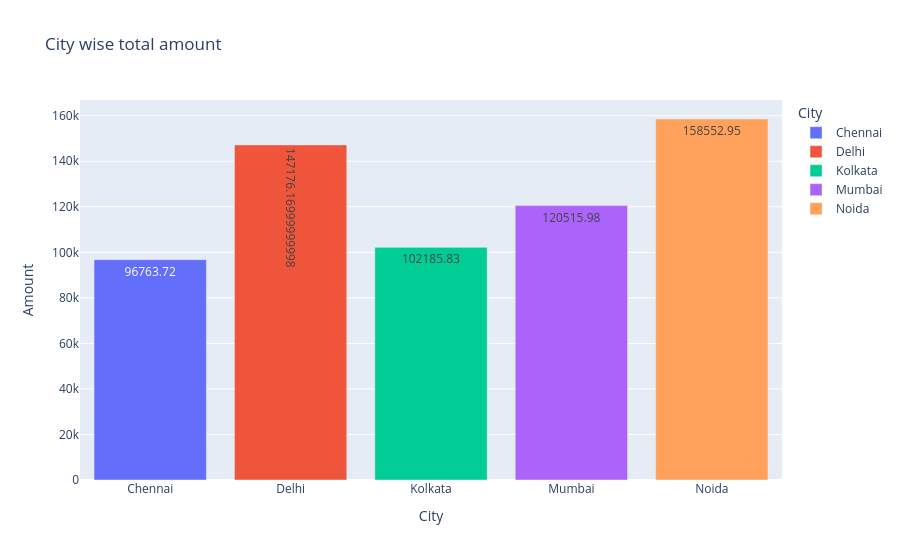

The cell this chart's notebook holds for it:
### Code cell
fig = px.bar(data_frame = q7, x = 'City', y = 'Amount', title='City wise total amount',text='Amount',color='City')      
fig.show()

### Figure 1 — Plotly figure (JSON) as saved in the notebook; plotly's stock layout.template omitted (floating-point values rounded to 4 significant figures)
{"data": [{"hovertemplate": "City=%{x}<br>Amount=%{text}<extra></extra>", "legendgroup": "Chennai", "marker": {"color": "#636efa", "pattern": {"shape": ""}}, "name": "Chennai", "orientation": "v", "showlegend": true, "text": [96760.0], "textposition": "auto", "type": "bar", "x": ["Chennai"], "xaxis": "x", "y": [96760.0], "yaxis": "y"}, {"hovertemplate": "City=%{x}<br>Amount=%{text}<extra></extra>", "legendgroup": "Delhi", "marker": {"color": "#EF553B", "pattern": {"shape": ""}}, "name": "Delhi", "orientation": "v", "showlegend": true, "text": [147200.0], "textposition": "auto", "type": "bar", "x": ["Delhi"], "xaxis": "x", "y": [147200.0], "yaxis": "y"}, {"hovertemplate": "City=%{x}<br>Amount=%{text}<extra></extra>", "legendgroup": "Kolkata", "marker": {"color": "#00cc96", "pattern": {"shape": ""}}, "name": "Kolkata", "orientation": "v", "showlegend": true, "text": [102200.0], "textposition": "auto", "type": "bar", "x": ["Kolkata"], "xaxis": "x", "y": [102200.0], "yaxis": "y"}, {"hovertemplate": "City=%{x}<br>Amount=%{text}<extra></extra>", "legendgroup": "Mumbai", "marker": {"color": "#ab63fa", "pattern": {"shape": ""}}, "name": "Mumbai", "orientation": "v", "showlegend": true, "text": [120500.0], "textposition": "auto", "type": "bar", "x": ["Mumbai"], "xaxis": "x", "y": [120500.0], "yaxis": "y"}, {"hovertemplate": "City=%{x}<br>Amount=%{text}<extra></extra>", "legendgroup": "Noida", "marker": {"color": "#FFA15A", "pattern": {"shape": ""}}, "name": "Noida", "orientation": "v", "showlegend": true, "text": [158600.0], "textposition": "auto", "type": "bar", "x": ["Noida"], "xaxis": "x", "y": [158600.0], "yaxis": "y"}], "layout": {"barmode": "relative", "legend": {"title": {"text": "City"}, "tracegroupgap": 0}, "title": {"text": "City wise total amount"}, "xaxis": {"anchor": "y", "categoryarray": ["Chennai", "Delhi", "Kolkata", "Mumbai", "Noida"], "categoryorder": "array", "domain": [0, 1], "title": {"text": "City"}}, "yaxis": {"anchor": "x", "domain": [0, 1], "title": {"text": "Amount"}}}}
